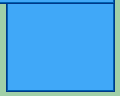

Rendered tile map (Tiled .tmx) drawn with the repository's tilesets; below, a short description and the full map source, tile grids included:
An orthogonal 15x12 tile map with 8x8 px tiles, 1 tile layer (Tile Layer 1).

<map version="1.10" tiledversion="1.11.2" orientation="orthogonal" renderorder="right-down" width="15" height="12" tilewidth="8" tileheight="8" infinite="0" nextlayerid="2" nextobjectid="1">
 <tileset firstgid="1" name="MenuTiles" tilewidth="8" tileheight="8" tilecount="128" columns="16">
  <image source="../../MenuTiles.png" width="128" height="64" />
 </tileset>
 <layer id="1" name="Tile Layer 1" width="15" height="12">
  <data encoding="csv">
126,108,108,108,108,108,108,108,108,108,108,108,108,108,110,
7,9,9,9,9,9,9,9,9,9,9,9,9,9,62,
7,9,9,9,9,9,9,9,9,9,9,9,9,9,62,
7,9,9,9,9,9,9,9,9,9,9,9,9,9,62,
7,9,9,9,9,9,9,9,9,9,9,9,9,9,62,
7,9,9,9,9,9,9,9,9,9,9,9,9,9,62,
7,9,9,9,9,9,9,9,9,9,9,9,9,9,62,
7,9,9,9,9,9,9,9,9,9,9,9,9,63,62,
7,9,9,9,9,9,9,9,9,9,9,9,63,65,62,
7,9,9,9,9,9,9,9,9,9,9,63,65,67,62,
7,9,9,9,9,9,9,9,9,9,63,65,67,69,62,
27,30,30,30,30,30,30,30,30,30,30,30,30,30,32
</data>
 </layer>
</map>
